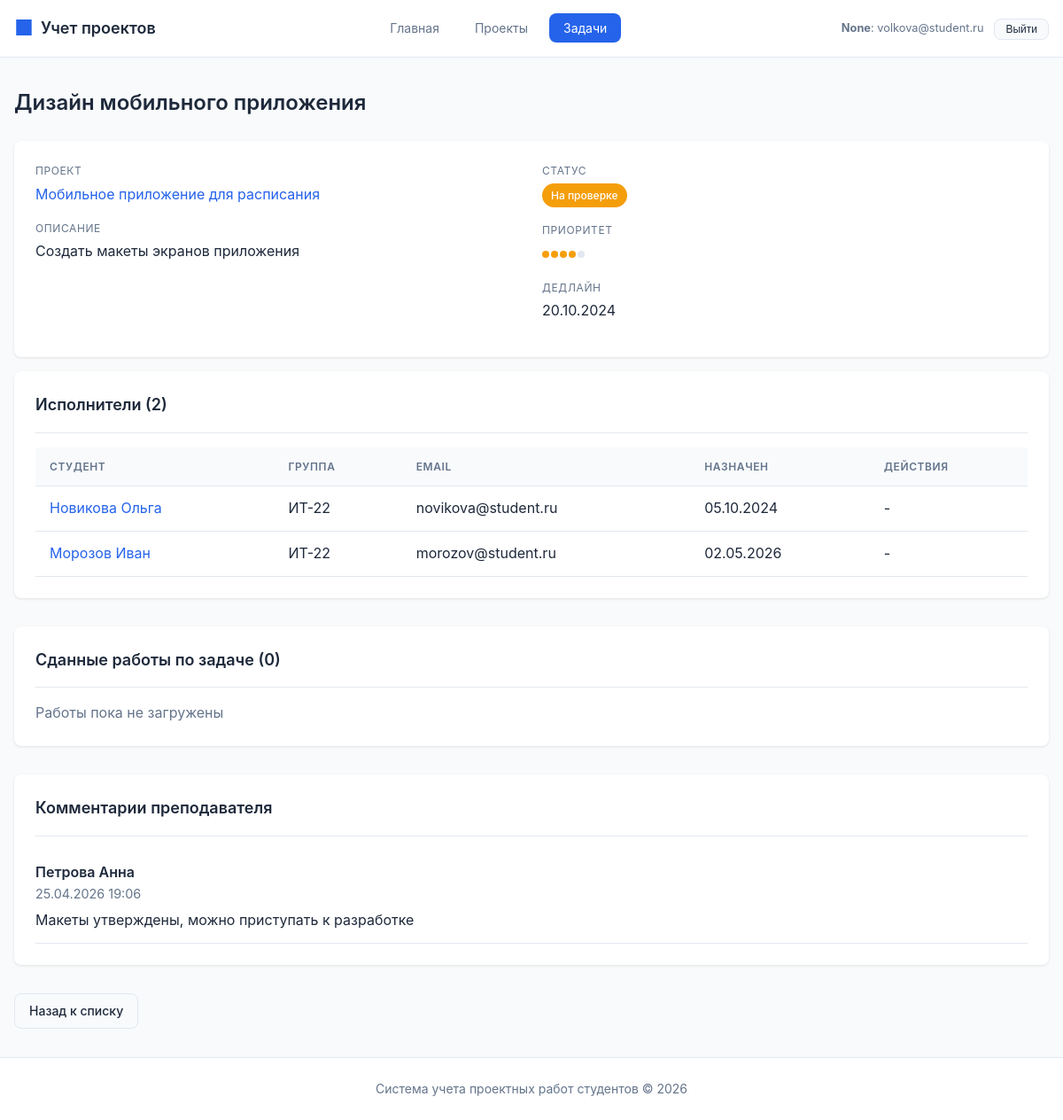
The page /tasks/5 (signed in) on the database its author committed.
### tables this page shows
CREATE TABLE task (
    id INTEGER PRIMARY KEY AUTOINCREMENT,
    title TEXT NOT NULL,
    description TEXT,
    project_id INTEGER NOT NULL REFERENCES project(id) ON DELETE CASCADE,
    status_id INTEGER REFERENCES task_status(id) ON DELETE SET NULL,
    priority INTEGER DEFAULT 1 CHECK (priority >= 1 AND priority <= 5),
    deadline TEXT,
    created_at TEXT DEFAULT CURRENT_TIMESTAMP,
    updated_at TEXT DEFAULT CURRENT_TIMESTAMP
);

CREATE TABLE project (
    id INTEGER PRIMARY KEY AUTOINCREMENT,
    title TEXT NOT NULL,
    description TEXT,
    start_date TEXT NOT NULL,
    end_date TEXT NOT NULL,
    status_id INTEGER REFERENCES project_status(id) ON DELETE SET NULL,
    supervisor_id INTEGER REFERENCES teacher(id) ON DELETE SET NULL,
    created_at TEXT DEFAULT CURRENT_TIMESTAMP,
    updated_at TEXT DEFAULT CURRENT_TIMESTAMP,
    CONSTRAINT valid_dates CHECK (end_date >= start_date)
);

CREATE TABLE task_status (
    id INTEGER PRIMARY KEY AUTOINCREMENT,
    name TEXT NOT NULL UNIQUE,
    description TEXT,
    color TEXT DEFAULT '#6B7280'
);

CREATE TABLE task_student (
    id INTEGER PRIMARY KEY AUTOINCREMENT,
    task_id INTEGER NOT NULL REFERENCES task(id) ON DELETE CASCADE,
    student_id INTEGER NOT NULL REFERENCES student(id) ON DELETE CASCADE,
    assigned_at TEXT DEFAULT CURRENT_DATE,
    UNIQUE(task_id, student_id)
);

CREATE TABLE student_group (
    id INTEGER PRIMARY KEY AUTOINCREMENT,
    name TEXT NOT NULL UNIQUE,
    course INTEGER NOT NULL CHECK (course >= 1 AND course <= 6),
    department_id INTEGER REFERENCES department(id) ON DELETE SET NULL,
    created_at TEXT DEFAULT CURRENT_TIMESTAMP
);

CREATE TABLE student (
    id INTEGER PRIMARY KEY AUTOINCREMENT,
    last_name TEXT NOT NULL,
    first_name TEXT NOT NULL,
    middle_name TEXT,
    email TEXT UNIQUE NOT NULL,
    phone TEXT,
    student_group_id INTEGER REFERENCES student_group(id) ON DELETE SET NULL,
    created_at TEXT DEFAULT CURRENT_TIMESTAMP
);

CREATE TABLE comment (
    id INTEGER PRIMARY KEY AUTOINCREMENT,
    content TEXT NOT NULL,
    project_id INTEGER REFERENCES project(id) ON DELETE CASCADE,
    task_id INTEGER REFERENCES task(id) ON DELETE CASCADE,
    author_student_id INTEGER REFERENCES student(id) ON DELETE SET NULL,
    author_teacher_id INTEGER REFERENCES teacher(id) ON DELETE SET NULL,
    created_at TEXT DEFAULT CURRENT_TIMESTAMP,
    CONSTRAINT comment_has_target CHECK (project_id IS NOT NULL OR task_id IS NOT NULL),
    CONSTRAINT comment_has_author CHECK (author_student_id IS NOT NULL OR author_teacher_id IS NOT NULL)
);

### routes/tasks.py (the view, shortened to what this page needs)
@tasks_bp.route('/<int:task_id>')
def view_task(task_id):
    task = execute_query("""
        SELECT
            t.*,
            ts.name as status,
            ts.color as status_color,
            p.id as project_id,
            p.title as project_title
        FROM task t
        LEFT JOIN task_status ts ON t.status_id = ts.id
        LEFT JOIN project p ON t.project_id = p.id
        WHERE t.id = %s
    """, (task_id,), fetch_one=True)
    if not task:
        flash('Задача не найдена', 'error')
        return redirect(url_for('tasks.list_tasks'))
    can_edit_task = can_manage_task(task_id)
    can_change_status = can_update_task_status(task_id)
    assignees = execute_query("""
        SELECT
            s.id,
            s.last_name || ' ' || s.first_name as student_name,
            s.email,
            sg.name as group_name,
            ts.assigned_at
        FROM task_student ts
        JOIN student s ON ts.student_id = s.id
        LEFT JOIN student_group sg ON s.student_group_id = sg.id
        WHERE ts.task_id = %s
        ORDER BY ts.assigned_at
    """, (task_id,), fetch_all=True)
    available_students = execute_query("""
        SELECT s.id, s.last_name || ' ' || s.first_name as full_name
        FROM project_team pt
        JOIN student s ON pt.student_id = s.id
        WHERE pt.project_id = %s
        AND s.id NOT IN (SELECT student_id FROM task_student WHERE task_id = %s)
        ORDER BY s.last_name
    """, (task['project_id'], task_id), fetch_all=True)
    submissions = execute_query(
        """
        SELECT
            f.id,
            f.name,
            f.size,
            f.uploaded_at,
            s.last_name || ' ' || s.first_name AS student_name
        FROM file f
        LEFT JOIN student s ON s.id = f.uploaded_by_student_id
        WHERE f.task_id = %s
        ORDER BY f.uploaded_at DESC
        """,
        (task_id,),
        fetch_all=True,
    )
    teacher_comments = execute_query(
        """
        SELECT
            c.id,
            c.content,
            c.created_at,
            t.last_name || ' ' || t.first_name AS teacher_name
        FROM comment c
        JOIN teacher t ON t.id = c.author_teacher_id
        WHERE c.task_id = %s
        ORDER BY c.created_at DESC
        """,
        (task_id,),
        fetch_all=True,
    )
    return render_template(
        'tasks/view.html',
        task=task,
        assignees=assignees,
        available_students=available_students,
        can_edit_task=can_edit_task,
        can_change_status=can_change_status,
        submissions=submissions,
        teacher_comments=teacher_comments,
        can_submit=g.current_user["role"] == ROLE_STUDENT and _can_submit_to_task(task_id, g.current_user["id"]),
        can_comment=g.current_user["role"] in {ROLE_TEACHER, ROLE_ADMIN} and can_manage_task(task_id),
    )

### database.py (called while the page is built, shortened)
def _parse_db_value(key, value):
    if not isinstance(value, str):
        return value
    if key.endswith("_at"):
        try:
            return datetime.fromisoformat(value)
        except ValueError:
            return value
    if key.endswith("_date") or key in DATE_FIELDS:
        try:
            return date.fromisoformat(value)
        except ValueError:
            return value
    return value

def _normalize_row(row):
    raw = dict(row)
    return {key: _parse_db_value(key, value) for key, value in raw.items()}

def get_db_connection():
    conn = sqlite3.connect(Config.SQLITE_PATH)
    conn.row_factory = sqlite3.Row
    conn.execute("PRAGMA foreign_keys = ON")
    return conn

def execute_query(query, params=None, fetch_one=False, fetch_all=False, commit=False):
    conn = get_db_connection()
    cursor = conn.cursor()
    result = None
    try:
        sqlite_query = query.replace("%s", "?")
        cursor.execute(sqlite_query, params or ())
        if fetch_one:
            row = cursor.fetchone()
            result = _normalize_row(row) if row else None
        elif fetch_all:
            result = [_normalize_row(row) for row in cursor.fetchall()]
    except Exception as e:
        conn.rollback()
        raise e
    finally:
        cursor.close()
        conn.close()
    return result

### routes/auth.py (called while the page is built, shortened)
def can_manage_project(project_id):
    current_user = g.current_user
    if not current_user:
        return False
    if current_user["role"] == ROLE_ADMIN:
        return True
    if current_user["role"] != ROLE_TEACHER:
        return False

def can_manage_task(task_id):
    task = execute_query(
        "SELECT project_id FROM task WHERE id = %s",
        (task_id,),
        fetch_one=True,
    )
    if not task:
        return False
    return can_manage_project(task["project_id"])

def can_update_task_status(task_id):
    current_user = g.current_user
    if not current_user:
        return False
    if current_user["role"] == ROLE_ADMIN:
        return True
    if current_user["role"] == ROLE_TEACHER:
        return can_manage_task(task_id)
    return False

### templates/tasks/view.html (shortened to what this page needs)
{% extends 'base.html' %}
{% block content %}
<div class="page-header">
    <h1 class="page-title">{{ task.title }}</h1>
</div>
<div class="card">
    <div class="detail-grid">
        <div>
            <div class="detail-item">
                <div class="detail-label">Проект</div>
                <div class="detail-value">
                    <a href="{{ url_for('projects.view_project', project_id=task.project_id) }}" class="link">
                        {{ task.project_title }}
                    </a>
                </div>
            </div>
            <div class="detail-item">
                <div class="detail-label">Описание</div>
                <div class="detail-value">{{ task.description or 'Описание отсутствует' }}</div>
            </div>
        </div>
        <div>
            <div class="detail-item">
                <div class="detail-label">Статус</div>
                <div class="detail-value">
                    <span class="badge badge-status" style="background-color: {{ task.status_color or '#6B7280' }}">
                        {{ task.status or 'Не указан' }}
                    </span>
                </div>
            </div>
            <div class="detail-item">
                <div class="detail-label">Приоритет</div>
                <div class="detail-value">
                    <div class="priority">
                        {% for i in range(5) %}
                        <span class="priority-dot {% if i < task.priority %}filled{% endif %}"></span>
                        {% endfor %}
                    </div>
                </div>
            </div>
            <div class="detail-item">
                <div class="detail-label">Дедлайн</div>
                <div class="detail-value">{{ task.deadline.strftime('%d.%m.%Y') if task.deadline else 'Не указан' }}</div>
            </div>
        </div>
    </div>
</div>
<div class="section">
    <div class="card">
        <div class="card-header">
            <h2 class="card-title">Исполнители ({{ assignees|length }})</h2>
        </div>
        {% if assignees %}
        <div class="table-container">
            <table>
                <thead>
                    <tr>
                        <th>Студент</th>
                        <th>Группа</th>
                        <th>Email</th>
                        <th>Назначен</th>
                        <th>Действия</th>
                    </tr>
                </thead>
                <tbody>
                    {% for assignee in assignees %}
                    <tr>
                        <td>
                            <a href="{{ url_for('students.view_student', student_id=assignee.id) }}" class="link">
                                {{ assignee.student_name }}
                            </a>
                        </td>
                        <td>{{ assignee.group_name or '-' }}</td>
                        <td>{{ assignee.email }}</td>
                        <td>{{ assignee.assigned_at.strftime('%d.%m.%Y') if assignee.assigned_at else '-' }}</td>
                        <td>
                            {% if can_edit_task %}
                            <form method="POST"
                                  action="{{ url_for('tasks.unassign_student', task_id=task.id, student_id=assignee.id) }}"
                                  onsubmit="return confirm('Удалить исполнителя?')">
                                <button type="submit" class="btn btn-danger btn-sm">Удалить</button>
                            </form>
                            {% else %}
                            -
                            {% endif %}
                        </td>
                    </tr>
                    {% endfor %}
                </tbody>
            </table>
        </div>
        {% else %}
        <p style="color: var(--text-secondary);">Исполнители не назначены</p>
        {% endif %}
    </div>
</div>
<div class="section">
    <div class="card">
        <div class="card-header">
            <h2 class="card-title">Сданные работы по задаче ({{ submissions|length }})</h2>
        </div>
        {% if submissions %}
        <div class="table-container">
            <table>
                <thead>
                    <tr>
                        <th>Файл</th>
                        <th>Студент</th>
                        <th>Размер</th>
                        <th>Дата загрузки</th>
                    </tr>
                </thead>
                <tbody>
                    {% for file in submissions %}
                    <tr>
                        <td><a class="link" href="{{ url_for('submissions.download_file', file_id=file.id) }}">{{ file.name }}</a></td>
                        <td>{{ file.student_name or '-' }}</td>
                        <td>{{ file.size or 0 }} байт</td>
                        <td>{{ file.uploaded_at.strftime('%d.%m.%Y %H:%M') if file.uploaded_at else '-' }}</td>
                    </tr>
                    {% endfor %}
                </tbody>
            </table>
        </div>
        {% else %}
        <p style="color: var(--text-secondary);">Работы пока не загружены</p>
        {% endif %}
    </div>
</div>
<div class="section">
    <div class="card">
        <div class="card-header">
            <h2 class="card-title">Комментарии преподавателя</h2>
        </div>
        {% if teacher_comments %}
            {% for comment in teacher_comments %}
            <div style="padding: 0.75rem 0; border-bottom: 1px solid var(--border);">
                <div style="font-weight: 600;">{{ comment.teacher_name }}</div>
                <div style="color: var(--text-secondary); font-size: 0.9rem;">
                    {{ comment.created_at.strftime('%d.%m.%Y %H:%M') if comment.created_at else '' }}
                </div>
                <div style="margin-top: 0.35rem;">{{ comment.content }}</div>
            </div>
            {% endfor %}
        {% else %}
        <p style="color: var(--text-secondary);">Комментариев пока нет</p>
        {% endif %}
    </div>
</div>
<a href="{{ url_for('tasks.list_tasks') }}" class="btn btn-secondary">Назад к списку</a>
{% endblock %}

### static/style.css (style rules this page uses)
* { margin: 0; padding: 0; box-sizing: border-box; }
:root { --primary: #2563eb; --primary-dark: #1d4ed8; --secondary: #64748b; --success: #10b981; --warning: #f59e0b; --danger: #ef4444; --background: #f8fafc; --surface: #ffffff; --text: #1e293b; --text-secondary: #64748b; --border: #e2e8f0; --shadow: 0 1px 3px rgba(0,0,0,0.1); --shadow-lg: 0 4px 6px rgba(0,0,0,0.1); --radius: 8px; }
body { font-family: -apple-system, BlinkMacSystemFont, 'Segoe UI', Roboto, 'Helvetica Neue', Arial, sans-serif; background-color: var(--background); color: var(--text); line-height: 1.6; min-height: 100vh; display: flex; flex-direction: column; }
.page-header { display: flex; align-items: center; justify-content: space-between; margin-bottom: 1.5rem; flex-wrap: wrap; gap: 1rem; }
.page-title { font-size: 1.5rem; font-weight: 600; color: var(--text); }
.card { background: var(--surface); border-radius: var(--radius); box-shadow: var(--shadow); padding: 1.5rem; margin-bottom: 1rem; }
.card-header { display: flex; align-items: center; justify-content: space-between; margin-bottom: 1rem; padding-bottom: 1rem; border-bottom: 1px solid var(--border); }
.card-title { font-size: 1.125rem; font-weight: 600; }
.table-container { overflow-x: auto; }
table { width: 100%; border-collapse: collapse; }
th, td { padding: 0.75rem 1rem; text-align: left; border-bottom: 1px solid var(--border); }
th { font-weight: 600; font-size: 0.75rem; text-transform: uppercase; letter-spacing: 0.05em; color: var(--text-secondary); background: var(--background); }
.btn { display: inline-flex; align-items: center; gap: 0.5rem; padding: 0.5rem 1rem; font-size: 0.875rem; font-weight: 500; border-radius: var(--radius); border: none; cursor: pointer; text-decoration: none; transition: all 0.2s; }
.btn-secondary { background: var(--background); color: var(--text); border: 1px solid var(--border); }
.badge { display: inline-flex; align-items: center; padding: 0.25rem 0.625rem; font-size: 0.75rem; font-weight: 500; border-radius: 9999px; white-space: nowrap; }
.badge-status { color: white; }
.link { color: var(--primary); text-decoration: none; }
.detail-grid { display: grid; grid-template-columns: repeat(auto-fit, minmax(250px, 1fr)); gap: 1.5rem; }
.detail-item { margin-bottom: 1rem; }
.detail-label { font-size: 0.75rem; text-transform: uppercase; letter-spacing: 0.05em; color: var(--text-secondary); margin-bottom: 0.25rem; }
.detail-value { font-size: 1rem; color: var(--text); }
.section { margin-bottom: 2rem; }
.priority { display: inline-flex; gap: 2px; }
.priority-dot { width: 8px; height: 8px; border-radius: 50%; background: var(--border); }
.priority-dot.filled { background: var(--warning); }

### rows shown on the page
task: title "Дизайн мобильного приложения", description "Создать макеты экранов приложения", priority 4 (drawn)
project: project_title "Мобильное приложение для расписания"
task_status: name "На проверке"
task_student: student_name "Новикова Ольга", name "ИТ-22", email "novikova@student.ru", assigned_at "05.10.2024"
task_student: student_name "Морозов Иван", name "ИТ-22", email "morozov@student.ru", assigned_at "02.05.2026"
comment: teacher_name "Петрова Анна", created_at "25.04.2026 19:06", content "Макеты утверждены, можно приступать к разработке"

### other values the page prints
{{ current_user.role_label }} "None"
{{ current_user.name }} "volkova@student.ru"
{{ task.deadline.strftime('%d.%m.%Y') if task.deadline else 'Не указан' }} "20.10.2024"
{{ assignees|length }} "2"
{{ submissions|length }} "0"
